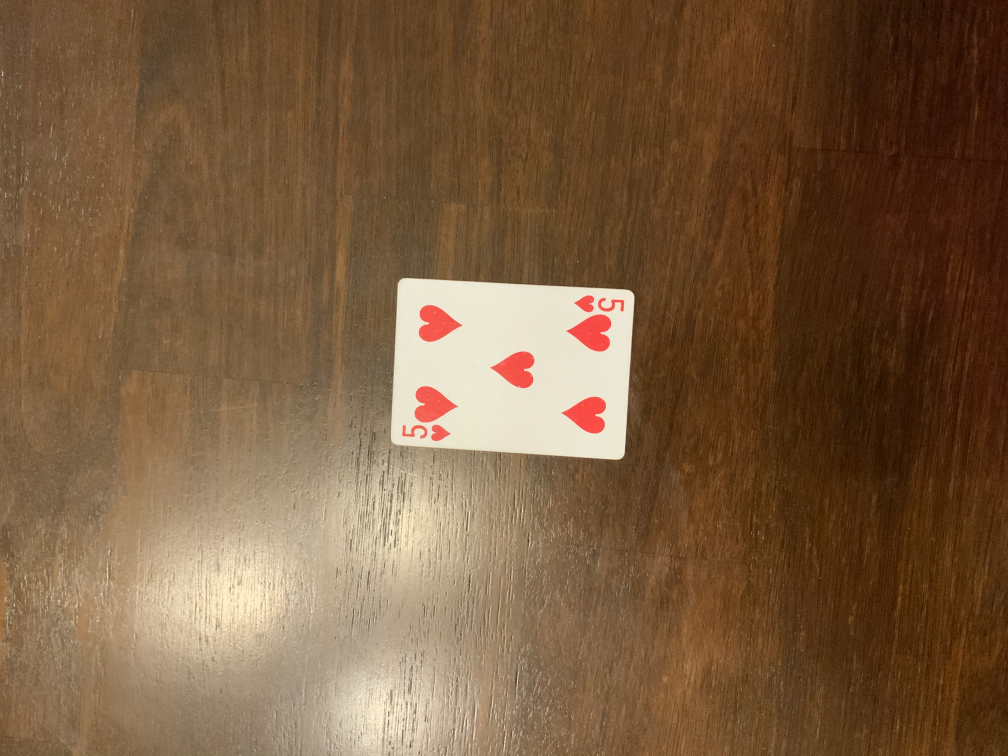
%> input picture TestImages/IMG_1500.jpeg, 4032 x 3024 px (shown at 1/4 size)
$ octave Farshad_Part.m   (GNU Octave 9; MATLAB toolbox functions it lacks are replaced by stand-ins)
%> lines starting %> are read from the running program, lines starting %| are printed output that depends on the picture; in (x1, y1, x2, y2) boxes, pixels count from 0 and x2, y2 are one past the last pixel; in counts of white or black regions, pixels touching at a corner belong together; the program's own positions count from 1
% Farshad Bolouri - R11630884 - Image Processing - Project 2
close all
clear
%Image = inputdlg("Enter your filename:" + newline + ...%
%"For example: V:\Image-Processing-Projects\ImageSet2\Testimage2.tif");
Image = imread("Testimages/IMG_1500.jpeg");
imshow(Image)
figure
Image = rgb2gray(Image);
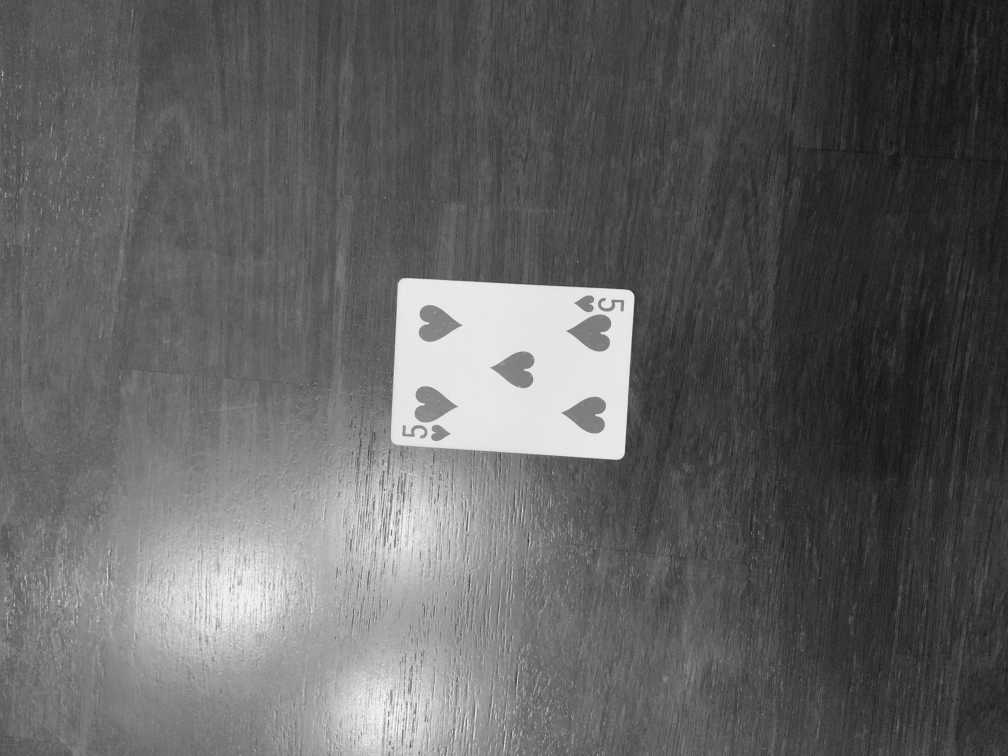
%> Image: size 3024x4032 uint8 (shown at 1/4 size); min 6, max 252, mean 97.8
%%
blurred = imgaussfilt(Image);

binary = imbinarize(blurred);
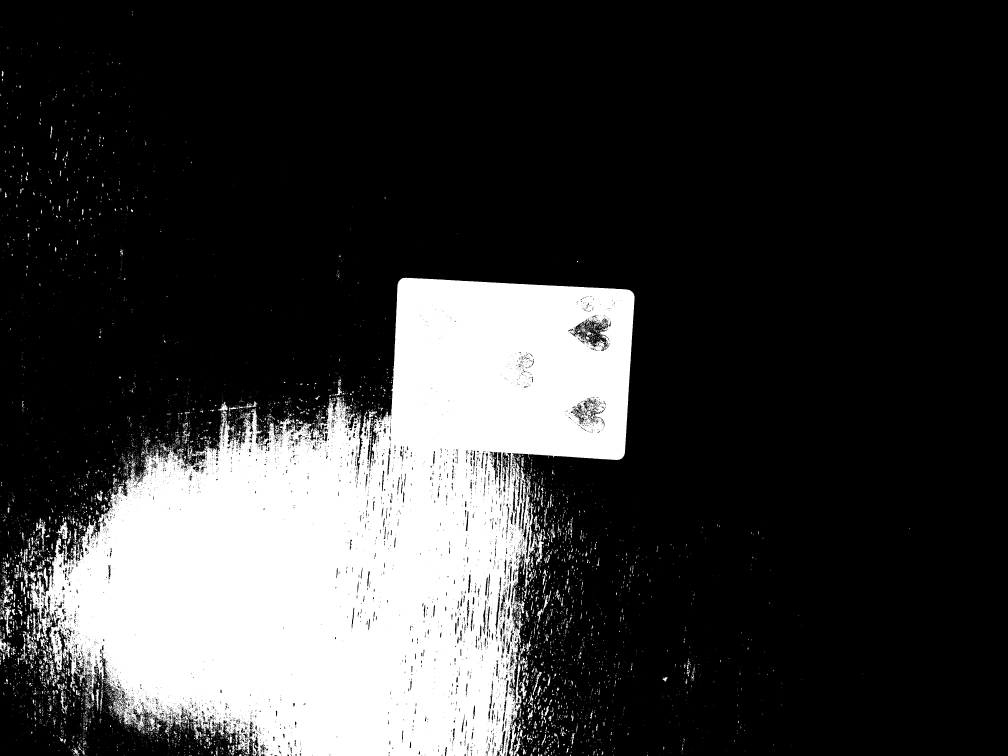
%> binary: size 3024x4032 logical (shown at 1/4 size); 22.6% white; 8790 white regions (7770 under 20 px), largest, box (x1, y1, x2, y2) and area: (119, 1111, 2539, 3024) 2646156, (2142, 2116, 2180, 2262) 1796, (91, 2524, 149, 2622) 1413

BW = edge(binary,'Canny');
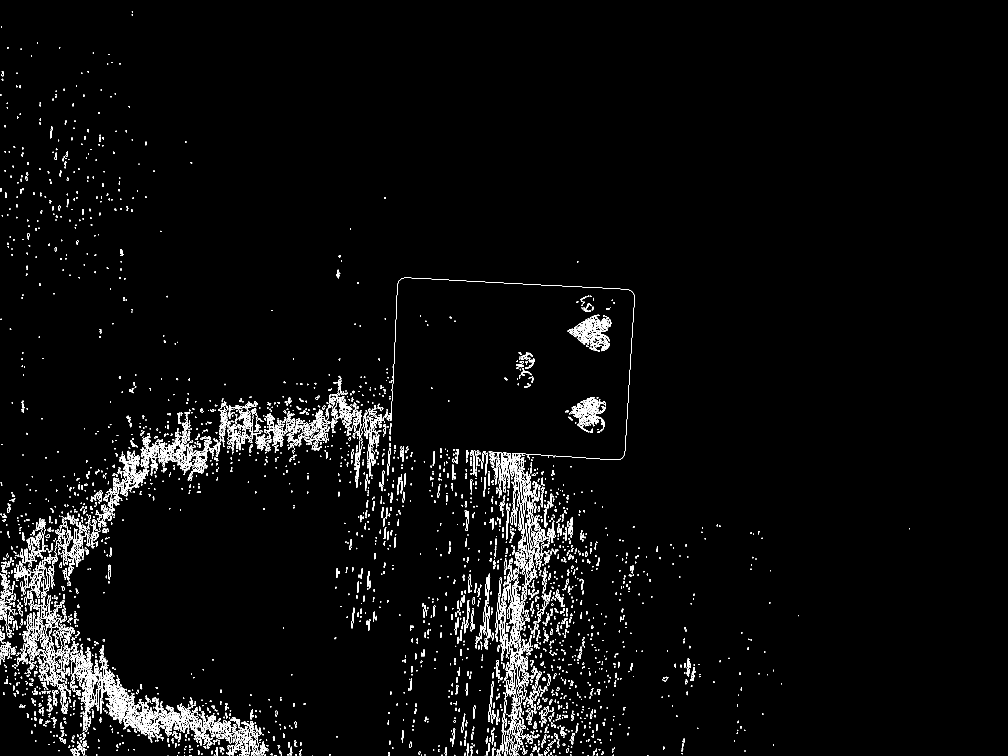
%> BW: size 3024x4032 logical (shown at 1/4 size); 1.6% white in thin lines or dots, all inside (x1, y1, x2, y2) = (1, 45, 3640, 3023)

STATS = regionprops('table',BW,'Orientation','Area');
%> STATS = 5865 regions; largest, Area and Orientation: 2531 -15.72, 1157 88.95, 895 -76.59, 864 35.69, 688 85.87
[~,k] = max(STATS.Area);
%> k = 3674
if STATS.Orientation(k) < 45
    R = imrotate(Image,90 - STATS.Orientation(k));
else
    R = imrotate(Image,STATS.Orientation(k));
end

Enhanced = imadjust(R);

binary2 = im2bw(Enhanced,0.83);

%> (the run ends here)
